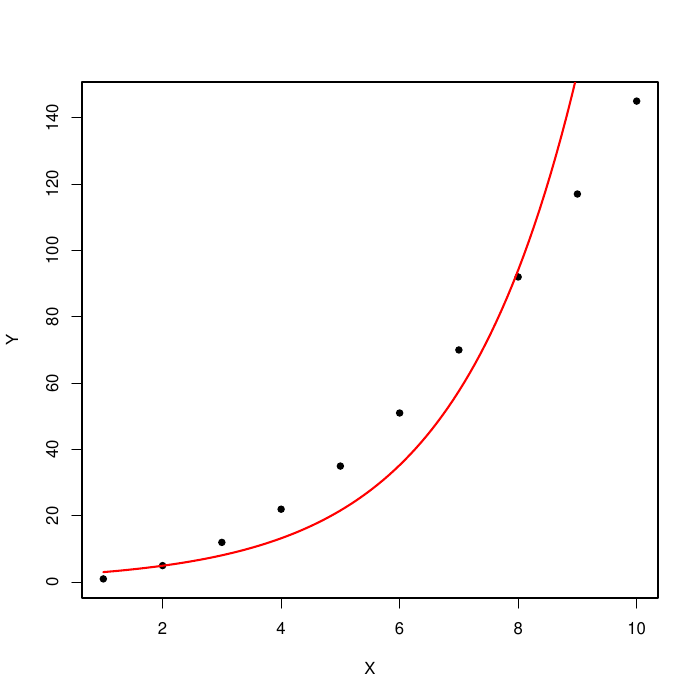

The script that saved this image:
x <- 1:10
y <- c(1, 5, 12, 22, 35, 51, 70, 92, 117, 145)

# Fit the line log(N) * N
fit <- lm(log(y) ~ x)

# Generate x-values for the line
x_line <- seq(min(x), max(x), length.out = 100)

# Predict y-values using the fitted model
y_line <- exp(predict(fit, newdata = data.frame(x = x_line)))

# Plot the dataset and the fitted line
pdf("test.pdf")
plot(x, y, pch = 16, col = "black", xlab = "X", ylab = "Y")
lines(x_line, y_line, col = "red", lwd = 2)
dev.off()